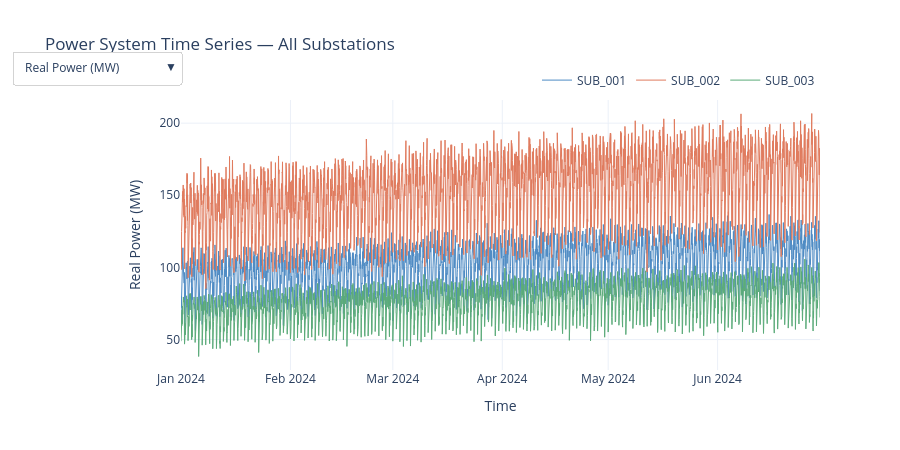

This figure's notebook cell:
### Markdown cell above
---
## Plot 1 — Interactive Time Series: All Parameters

Use the dropdown menu built into the chart to switch between parameters. Click station names in the legend to toggle them. Zoom by clicking and dragging.

### Code cell
params = {
    'real_power_mw':       'Real Power (MW)',
    'reactive_power_mvar': 'Reactive Power (MVAR)',
    'voltage_pu':          'Voltage (pu)',
    'current_pu':          'Current (pu)',
    'power_factor':        'Power Factor',
}

fig = go.Figure()

for p_idx, (param, label) in enumerate(params.items()):
    for sid in STATIONS:
        s = df[df['station_id'] == sid].sort_values('timestamp')
        fig.add_trace(go.Scatter(
            x=s['timestamp'],
            y=s[param],
            name=sid,
            line=dict(color=COLORS[sid], width=1),
            visible=(p_idx == 0),
            legendgroup=sid,
            showlegend=(p_idx == 0),
            hovertemplate=f'<b>{sid}</b><br>%{{x|%b %d %H:%M}}<br>{label}: %{{y:.3f}}<extra></extra>',
        ))

n_stations = len(STATIONS)

buttons = []
for p_idx, (param, label) in enumerate(params.items()):
    visible = [False] * (len(params) * n_stations)
    for i in range(n_stations):
        visible[p_idx * n_stations + i] = True
    buttons.append(dict(
        label=label,
        method='update',
        args=[
            {'visible': visible},
            {'yaxis': {'title': label}},
        ],
    ))

first_label = list(params.values())[0]
fig.update_layout(
    title='Power System Time Series — All Substations',
    xaxis_title='Time',
    yaxis_title=first_label,
    height=450,
    hovermode='x unified',
    updatemenus=[dict(
        type='dropdown',
        x=0.0, y=1.18,
        showactive=True,
        buttons=buttons,
        bgcolor='white',
        bordercolor='lightgray',
    )],
    legend=dict(orientation='h', yanchor='bottom', y=1.02, xanchor='right', x=1),
    template='plotly_white',
)

fig.show()

### Figure 1 — Plotly figure (JSON) as saved in the notebook; plotly's stock layout.template omitted (floating-point values rounded to 4 significant figures; data arrays with more than 128 entries replaced by an {"elided": "..."} marker saying what was removed)
{"data": [{"hovertemplate": "<b>SUB_001</b><br>%{x|%b %d %H:%M}<br>Real Power (MW): %{y:.3f}<extra></extra>", "legendgroup": "SUB_001", "line": {"color": "#4e8bc4", "width": 1}, "name": "SUB_001", "showlegend": true, "type": "scatter", "visible": true, "x": {"elided": "4345 str values"}, "y": {"elided": "4345 float values"}}, {"hovertemplate": "<b>SUB_002</b><br>%{x|%b %d %H:%M}<br>Real Power (MW): %{y:.3f}<extra></extra>", "legendgroup": "SUB_002", "line": {"color": "#e07b5e", "width": 1}, "name": "SUB_002", "showlegend": true, "type": "scatter", "visible": true, "x": {"elided": "4345 str values"}, "y": {"elided": "4345 float values"}}, {"hovertemplate": "<b>SUB_003</b><br>%{x|%b %d %H:%M}<br>Real Power (MW): %{y:.3f}<extra></extra>", "legendgroup": "SUB_003", "line": {"color": "#5bab7a", "width": 1}, "name": "SUB_003", "showlegend": true, "type": "scatter", "visible": true, "x": {"elided": "4345 str values"}, "y": {"elided": "4345 float values"}}, {"hovertemplate": "<b>SUB_001</b><br>%{x|%b %d %H:%M}<br>Reactive Power (MVAR): %{y:.3f}<extra></extra>", "legendgroup": "SUB_001", "line": {"color": "#4e8bc4", "width": 1}, "name": "SUB_001", "showlegend": false, "type": "scatter", "visible": false, "x": {"elided": "4345 str values"}, "y": {"elided": "4345 float values"}}, {"hovertemplate": "<b>SUB_002</b><br>%{x|%b %d %H:%M}<br>Reactive Power (MVAR): %{y:.3f}<extra></extra>", "legendgroup": "SUB_002", "line": {"color": "#e07b5e", "width": 1}, "name": "SUB_002", "showlegend": false, "type": "scatter", "visible": false, "x": {"elided": "4345 str values"}, "y": {"elided": "4345 float values"}}, {"hovertemplate": "<b>SUB_003</b><br>%{x|%b %d %H:%M}<br>Reactive Power (MVAR): %{y:.3f}<extra></extra>", "legendgroup": "SUB_003", "line": {"color": "#5bab7a", "width": 1}, "name": "SUB_003", "showlegend": false, "type": "scatter", "visible": false, "x": {"elided": "4345 str values"}, "y": {"elided": "4345 float values"}}, {"hovertemplate": "<b>SUB_001</b><br>%{x|%b %d %H:%M}<br>Voltage (pu): %{y:.3f}<extra></extra>", "legendgroup": "SUB_001", "line": {"color": "#4e8bc4", "width": 1}, "name": "SUB_001", "showlegend": false, "type": "scatter", "visible": false, "x": {"elided": "4345 str values"}, "y": {"elided": "4345 float values"}}, {"hovertemplate": "<b>SUB_002</b><br>%{x|%b %d %H:%M}<br>Voltage (pu): %{y:.3f}<extra></extra>", "legendgroup": "SUB_002", "line": {"color": "#e07b5e", "width": 1}, "name": "SUB_002", "showlegend": false, "type": "scatter", "visible": false, "x": {"elided": "4345 str values"}, "y": {"elided": "4345 float values"}}, {"hovertemplate": "<b>SUB_003</b><br>%{x|%b %d %H:%M}<br>Voltage (pu): %{y:.3f}<extra></extra>", "legendgroup": "SUB_003", "line": {"color": "#5bab7a", "width": 1}, "name": "SUB_003", "showlegend": false, "type": "scatter", "visible": false, "x": {"elided": "4345 str values"}, "y": {"elided": "4345 float values"}}, {"hovertemplate": "<b>SUB_001</b><br>%{x|%b %d %H:%M}<br>Current (pu): %{y:.3f}<extra></extra>", "legendgroup": "SUB_001", "line": {"color": "#4e8bc4", "width": 1}, "name": "SUB_001", "showlegend": false, "type": "scatter", "visible": false, "x": {"elided": "4345 str values"}, "y": {"elided": "4345 float values"}}, {"hovertemplate": "<b>SUB_002</b><br>%{x|%b %d %H:%M}<br>Current (pu): %{y:.3f}<extra></extra>", "legendgroup": "SUB_002", "line": {"color": "#e07b5e", "width": 1}, "name": "SUB_002", "showlegend": false, "type": "scatter", "visible": false, "x": {"elided": "4345 str values"}, "y": {"elided": "4345 float values"}}, {"hovertemplate": "<b>SUB_003</b><br>%{x|%b %d %H:%M}<br>Current (pu): %{y:.3f}<extra></extra>", "legendgroup": "SUB_003", "line": {"color": "#5bab7a", "width": 1}, "name": "SUB_003", "showlegend": false, "type": "scatter", "visible": false, "x": {"elided": "4345 str values"}, "y": {"elided": "4345 float values"}}, {"hovertemplate": "<b>SUB_001</b><br>%{x|%b %d %H:%M}<br>Power Factor: %{y:.3f}<extra></extra>", "legendgroup": "SUB_001", "line": {"color": "#4e8bc4", "width": 1}, "name": "SUB_001", "showlegend": false, "type": "scatter", "visible": false, "x": {"elided": "4345 str values"}, "y": {"elided": "4345 float values"}}, {"hovertemplate": "<b>SUB_002</b><br>%{x|%b %d %H:%M}<br>Power Factor: %{y:.3f}<extra></extra>", "legendgroup": "SUB_002", "line": {"color": "#e07b5e", "width": 1}, "name": "SUB_002", "showlegend": false, "type": "scatter", "visible": false, "x": {"elided": "4345 str values"}, "y": {"elided": "4345 float values"}}, {"hovertemplate": "<b>SUB_003</b><br>%{x|%b %d %H:%M}<br>Power Factor: %{y:.3f}<extra></extra>", "legendgroup": "SUB_003", "line": {"color": "#5bab7a", "width": 1}, "name": "SUB_003", "showlegend": false, "type": "scatter", "visible": false, "x": {"elided": "4345 str values"}, "y": {"elided": "4345 float values"}}], "layout": {"height": 450, "hovermode": "x unified", "legend": {"orientation": "h", "x": 1, "xanchor": "right", "y": 1.02, "yanchor": "bottom"}, "title": {"text": "Power System Time Series — All Substations"}, "updatemenus": [{"bgcolor": "white", "bordercolor": "lightgray", "buttons": [{"args": [{"visible": [true, true, true, false, false, false, false, false, false, false, false, false, false, false, false]}, {"yaxis": {"title": "Real Power (MW)"}}], "label": "Real Power (MW)", "method": "update"}, {"args": [{"visible": [false, false, false, true, true, true, false, false, false, false, false, false, false, false, false]}, {"yaxis": {"title": "Reactive Power (MVAR)"}}], "label": "Reactive Power (MVAR)", "method": "update"}, {"args": [{"visible": [false, false, false, false, false, false, true, true, true, false, false, false, false, false, false]}, {"yaxis": {"title": "Voltage (pu)"}}], "label": "Voltage (pu)", "method": "update"}, {"args": [{"visible": [false, false, false, false, false, false, false, false, false, true, true, true, false, false, false]}, {"yaxis": {"title": "Current (pu)"}}], "label": "Current (pu)", "method": "update"}, {"args": [{"visible": [false, false, false, false, false, false, false, false, false, false, false, false, true, true, true]}, {"yaxis": {"title": "Power Factor"}}], "label": "Power Factor", "method": "update"}], "showactive": true, "type": "dropdown", "x": 0, "y": 1.18}], "xaxis": {"title": {"text": "Time"}}, "yaxis": {"title": {"text": "Real Power (MW)"}}}}
